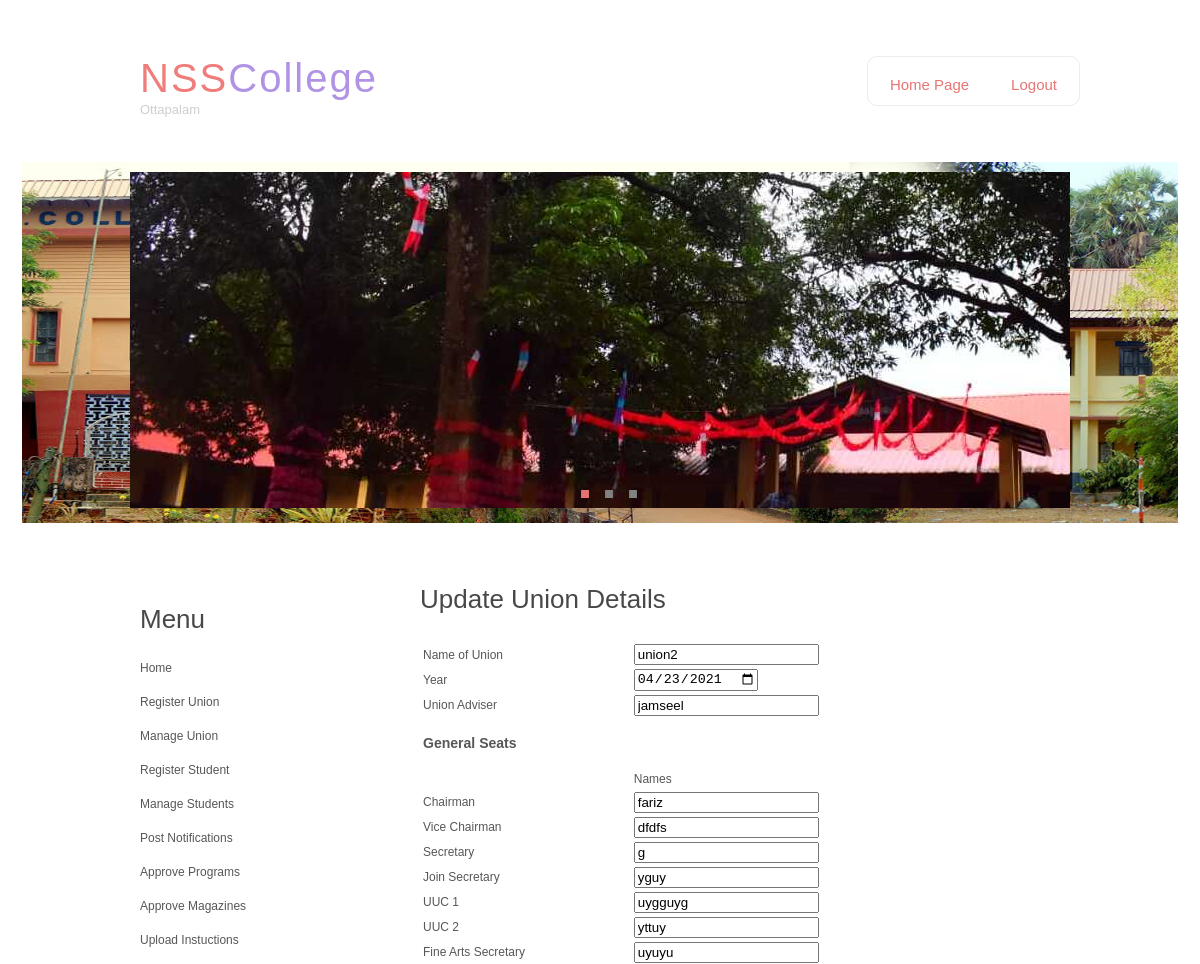
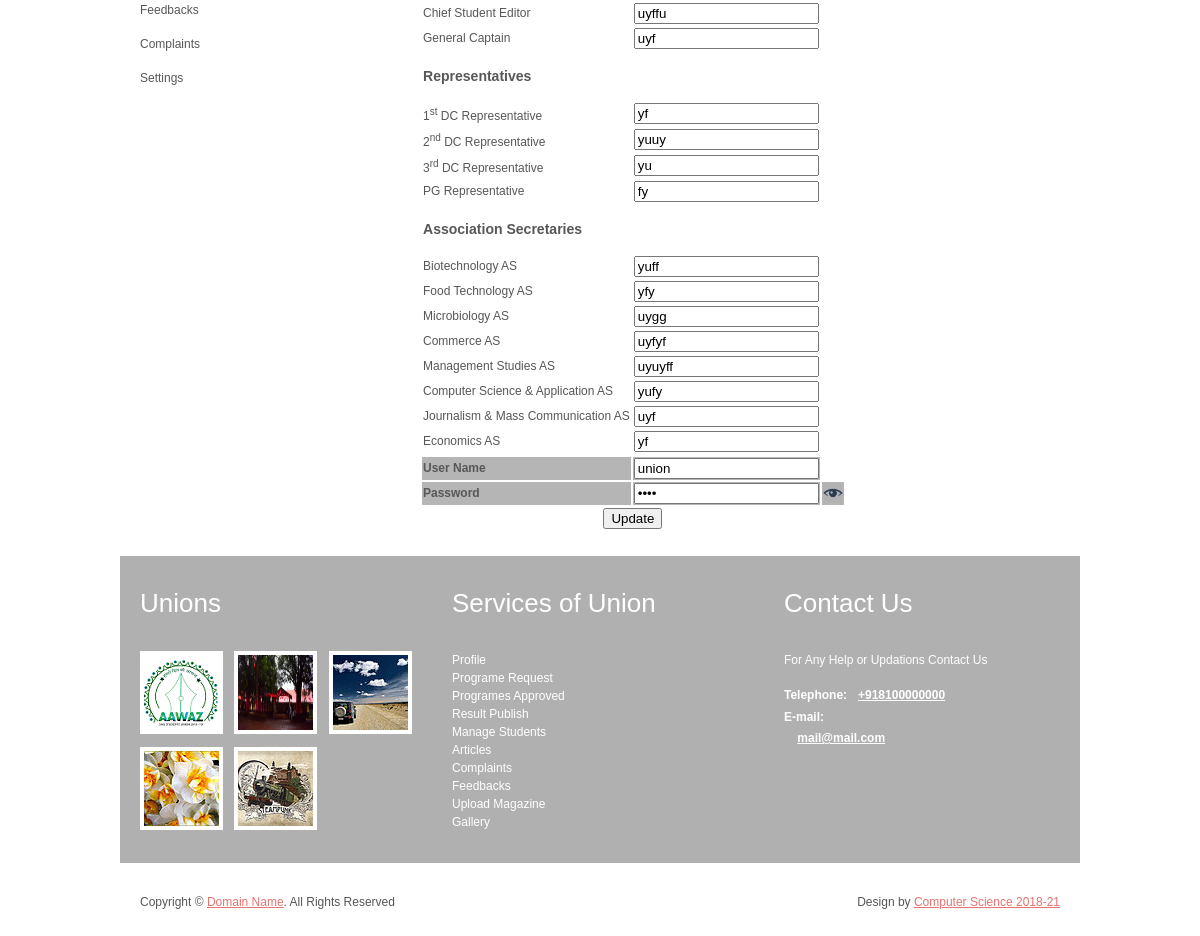
/update_union_reg.php?idd=8000 (signed in), run on the app's committed database (2 pictures, top to bottom).
### tables this page shows
CREATE TABLE `union` (
  `union_id` int(50) NOT NULL,
  `u_name` varchar(50) NOT NULL,
  `year` varchar(50) NOT NULL,
  `adviser` varchar(50) NOT NULL,
  `chairman` varchar(50) NOT NULL,
  `vice_chairman` varchar(50) NOT NULL,
  `secretary` varchar(50) NOT NULL,
  `join_secretary` varchar(50) NOT NULL,
  `uuc_1` varchar(50) NOT NULL,
  `uuc_2` varchar(50) NOT NULL,
  `finearts` varchar(50) NOT NULL,
  `editor` varchar(50) NOT NULL,
  `general_captain` varchar(50) NOT NULL,
  `1_dc` varchar(50) NOT NULL,
  `2_dc` varchar(50) NOT NULL,
  `3_dc` varchar(50) NOT NULL,
  `pg_rep` varchar(50) NOT NULL,
  `biotech` varchar(50) NOT NULL,
  `foodtech` varchar(50) NOT NULL,
  `micro` varchar(50) NOT NULL,
  `commerce` varchar(50) NOT NULL,
  `management` varchar(50) NOT NULL,
  `cs` varchar(50) NOT NULL,
  `mcj` varchar(50) NOT NULL,
  `economics` varchar(50) NOT NULL,
  `i_s` varchar(50) NOT NULL,
  `i_f` varchar(50) NOT NULL
);

### update_union_reg.php (the view, shortened to what this page needs)
<?php
include('connect.php');
include('header.php');
$idd=$_GET['idd'];
?>
  <div class="content">
    <div class="content_resize">
      <div class="mainbar">
        <div class="article">
        </div>
        <?php
	$qry1="select * from `union`  WHERE `union_id`='$idd'";
		$exc1=mysqli_query($con,$qry1);
	$row=mysqli_fetch_array($exc1);
	$qry="select * from `login`  WHERE `login_id`='$idd'";
    $exc=mysqli_query($con,$qry);
  $row1=mysqli_fetch_array($exc);
	?>
        <div class="article">
          <h2><span>Update Union Details</span></h2>
          <form  method="post" id="sendemail">
           <table>
            	<tr>
            		<td> <label for="name">Name of Union</label></td>
            		<td> <input type="text" id="name" name="union" class="text" value="<?php echo $row['u_name'];?>"/></td>
            	</tr>
            	<tr>
            		<td> <label for="name">Year</label></td>
            		<td> <input type="date" id="name" name="year"  value="<?php echo $row['year'];?>"/></td>
            	</tr>
            	<tr>
            		<td> <label for="name">Union Adviser</label></td>
            		<td> <input type="text" id="name" name="adviser" class="text" value="<?php echo $row['adviser'];?>"/></td>
				</tr>
				<tr>
					<td><h3>General Seats</h3></td>
				</tr>
				<tr><td></td><td>Names</td></tr>
           		           <tr>
            		<td> <label for="name">Chairman</label></td>
            		<td> <input type="text"  id="name" name="chairman" class="text" value="<?php echo $row['chairman'];?>"/></td>
				</tr>
           <tr>
            		<td> <label for="name">Vice Chairman</label></td>
            		<td> <input type="text" id="name" name="vicechairman" class="text" value="<?php echo $row['vice_chairman'];?>"/></td>
				</tr>
             <tr>
            		<td> <label for="name">Secretary</label></td>
            		<td> <input type="text" id="name" name="secretary" class="text" value="<?php echo $row['secretary'];?>"/></td>
				</tr>
           <tr>
            		<td> <label for="name">Join Secretary</label></td>
            		<td> <input type="text" id="name" name="jsecretary" class="text" value="<?php echo $row['join_secretary'];?>" /></td>
				</tr>
           <tr>
            		<td> <label for="name">UUC 1</label></td>
            		<td> <input type="text" id="name" name="UUC1" class="text" value="<?php echo $row['uuc_1'];?>"/></td>
				</tr>
           <tr>
            		<td> <label for="name">UUC 2</label></td>
            		<td> <input type="text" id="name" name="UUC2" class="text" value="<?php echo $row['uuc_2'];?>"/></td>
				</tr>
           <tr>
            		<td> <label for="name">Fine Arts Secretary</label></td>
            		<td> <input type="text" id="name" name="finearts" class="text" value="<?php echo $row['finearts'];?>" /></td>
				</tr>
           <tr>
            		<td> <label for="name">Chief Student Editor</label></td>
            		<td> <input type="text" id="name" name="editor" class="text" value="<?php echo $row['editor'];?>"/></td>
				</tr>
           <tr>
            		<td> <label for="name">General Captain</label></td>
            		<td> <input type="text" id="name" name="generalcaptain" class="text" value="<?php echo $row['general_captain'];?>" /></td>
				</tr>
           <tr>
					<td><h3>Representatives</h3></td>
				</tr>
           <tr>
            		<td> <label for="name">1<sup>st</sup> DC Representative</label></td>
            		<td> <input type="text" id="name" name="1stdc" class="text" value="<?php echo $row['1_dc'];?>" /></td>
				</tr>
            <tr>
            		<td> <label for="name">2<sup>nd</sup> DC Representative</label></td>
            		<td> <input type="text" id="name" name="2nddc" class="text" value="<?php echo $row['2_dc'];?>"/></td>
				</tr>
           <tr>
            		<td> <label for="name">3<sup>rd</sup> DC Representative</label></td>
            		<td> <input type="text" id="name" name="3rddc" class="text" value="<?php echo $row['3_dc'];?>"/></td>
				</tr>
           <tr>
            		<td> <label for="name">PG Representative</label></td>
            		<td> <input type="text" id="name" name="pg" class="text" value="<?php echo $row['pg_rep'];?>"/></td>
				</tr>
         		<tr>
          		<td><h3>Association Secretaries</h3></td>
				</tr>
           <tr>
            		<td> <label for="name">Biotechnology AS</label></td>
            		<td> <input type="text" id="name" name="biotec" class="text" value="<?php echo $row['biotech'];?>"/></td>
				</tr>
           <tr>
            		<td> <label for="name">Food Technology AS</label></td>
            		<td> <input type="text" id="name" name="foodtec" class="text" value="<?php echo $row['foodtech'];?>"/></td>
				</tr>
           <tr>
            		<td> <label for="name">Microbiology AS</label></td>
            		<td> <input type="text" id="name" name="micro" class="text" value="<?php echo $row['micro'];?>"/></td>
				</tr>
           <tr>
            		<td> <label for="name">Commerce AS</label></td>
            		<td> <input type="text" id="name" name="commerce" class="text" value="<?php echo $row['commerce'];?>"/></td>
				</tr>
           <tr>
            		<td> <label for="name">Management Studies AS</label></td>
            		<td> <input type="text" id="name" name="ms" class="text" value="<?php echo $row['management'];?>"/></td>
				</tr>
           <tr>
            		<td> <label for="name">Computer Science & Application AS</label></td>
            		<td> <input type="text" id="name" name="csa" class="text" value="<?php echo $row['cs'];?>"/></td>
				</tr>
           <tr>
            		<td> <label for="name">Journalism & Mass Communication AS</label></td>
            		<td> <input type="text" id="name" name="jmc" class="text" value="<?php echo $row['mcj'];?>"/></td>
				</tr>
           <tr>
            		<td> <label for="name">Economics AS</label></td>
            		<td> <input type="text" id="name" name="eco" class="text" value="<?php echo $row['economics'];?>"/></td>
				</tr>
				<tr bgcolor="#B5B5B5">
					<td> <label for="name"><b>User Name</b></label></td>
            		<td> <input type="text" id="name" name="username" class="text" value="<?php echo $row1['user_name'];?>" required/></td>
			   </tr><tr bgcolor="#B5B5B5">
					<td> <label for="name"><b>Password</b></label></td>
            		<td> <input type="password" id="name" name="password" class="text" value="<?php echo $row1['password'];?>" required maxlength="10"/></td><td><input type="image" src="images/eye.png" width="20" height="20"
            			onmouseenter="password.type='text'" onmouseleave="password.type='password'" onClick="return false"> </td>
				</tr>
            <br>
            <tr >
                     <td colspan="100%">  <center> <input type="submit" name="upload" value="Update" /></center></td>
				</tr>  </table>
          </form>
        </div>
      </div>
        <?php
		include('slidebar.php');
		?>
      </div>
  </div>
<?php
		include('footer.php');
		?>
</body>
</html>

### css/style.css (style rules this page uses)
body { margin:0; padding:0; width:100%; color:#585757; font:normal 12px/1.5em "Liberation sans", Arial, Helvetica, sans-serif; background:#fff url(../images/header_bg.jpg) repeat-x center 172px; }
html, .main { padding:0; margin:0; }
h2 { margin:8px 0; padding:8px 0; font-size:26px; font-weight:normal; line-height:1.2em; color:#494848; text-transform:none; }
.header, .content, .menu_nav, .fbg, .footer, form, ol, ol li, ul, .content .mainbar, .content .sidebar { margin:0; padding:0; }
.content { padding:0; }
.content_resize { margin:0 auto; padding:24px 0 40px; width:960px; }
.content .mainbar { margin:0; padding:0; float:right; width:680px; }
.content .mainbar h2 { margin-bottom:0; }
.content .mainbar .article { margin:0 0 8px; padding:0 20px 16px; background:no-repeat 20px top; }

### data on the page
union: union "union2", year "04/23/2021", adviser "jamseel", chairman "fariz", vicechairman "dfdfs", secretary "g", jsecretary "yguy", UUC1 "uygguyg", UUC2 "yttuy", finearts "uyuyu", editor "uyffu", generalcaptain "uyf", 1_dc "yf", 2_dc "yuuy", 3_dc "yu", pg "fy", biotec "yuff", foodtec "yfy", micro "uygg", commerce "uyfyf", ms "uyuyff", csa "yufy", jmc "uyf", eco "yf"
